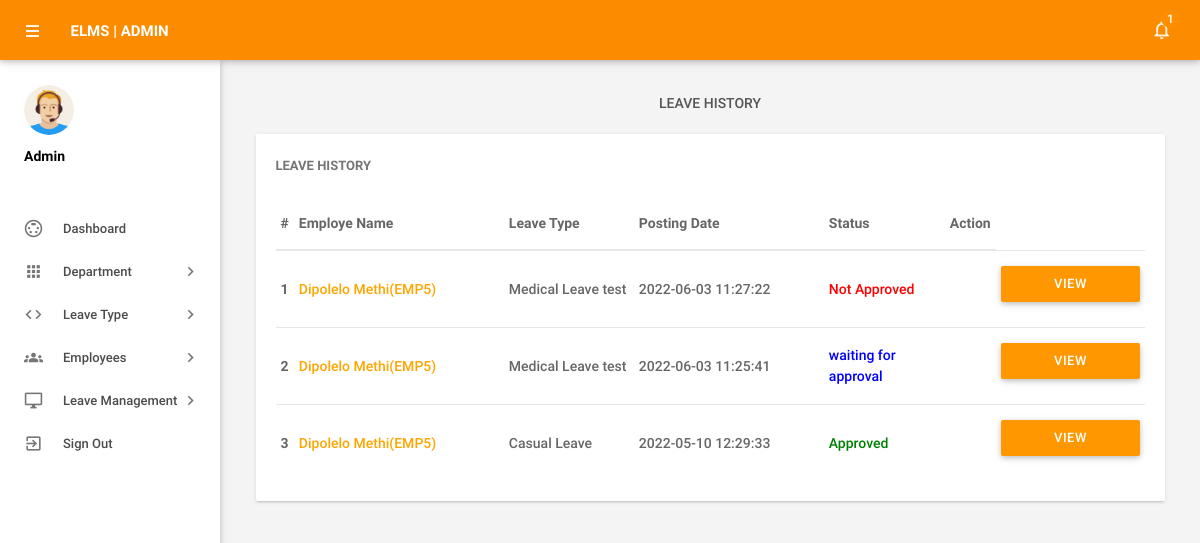
/admin/leaves.php (signed in), run on the app's committed database.
### tables this page shows
CREATE TABLE `leaves` (
  `id` int(11) NOT NULL,
  `LeaveType` varchar(110) NOT NULL,
  `ToDate` varchar(120) NOT NULL,
  `FromDate` varchar(120) NOT NULL,
  `Description` mediumtext NOT NULL,
  `PostingDate` timestamp NOT NULL DEFAULT current_timestamp(),
  `AdminRemark` mediumtext DEFAULT NULL,
  `AdminRemarkDate` varchar(120) DEFAULT NULL,
  `Status` int(1) NOT NULL,
  `IsRead` int(1) NOT NULL,
  `empid` int(11) DEFAULT NULL
);

CREATE TABLE `employees` (
  `id` int(11) NOT NULL,
  `EmpId` varchar(100) NOT NULL,
  `FirstName` varchar(150) NOT NULL,
  `LastName` varchar(150) NOT NULL,
  `EmailId` varchar(200) NOT NULL,
  `Password` varchar(180) NOT NULL,
  `Gender` varchar(100) NOT NULL,
  `Dob` varchar(100) NOT NULL,
  `Department` varchar(255) NOT NULL,
  `Address` varchar(255) NOT NULL,
  `City` varchar(200) NOT NULL,
  `Country` varchar(150) NOT NULL,
  `Phonenumber` char(11) NOT NULL,
  `Status` int(1) NOT NULL,
  `RegDate` timestamp NOT NULL DEFAULT current_timestamp(),
  `RoleID` int(11) NOT NULL
);

### admin/leaves.php (the view, shortened to what this page needs)
<?php
include('includes/config.php');
if(strlen($_SESSION['alogin'])==0)
    {
header('location:index.php');
}
else{
 ?>
<!DOCTYPE html>
<html lang="en">
    <head>
        <link type="text/css" rel="stylesheet" href="../assets/plugins/materialize/css/materialize.min.css"/>
        <link href="../assets/plugins/material-preloader/css/materialPreloader.min.css" rel="stylesheet">
        <link href="../assets/plugins/datatables/css/jquery.dataTables.min.css" rel="stylesheet">
                <link href="../assets/plugins/google-code-prettify/prettify.css" rel="stylesheet" type="text/css"/>
        <link href="../assets/css/alpha.min.css" rel="stylesheet" type="text/css"/>
        <link href="../assets/css/custom.css" rel="stylesheet" type="text/css"/>
    </head>
    <body>
       <?php include('includes/header.php');?>
       <?php include('includes/sidebar.php');?>
            <main class="mn-inner">
                <div class="row">
                    <div class="col s12">
                        <div class="page-title">Leave History</div>
                    </div>
                    <div class="col s12 m12 l12">
                        <div class="card">
                            <div class="card-content">
                                <span class="card-title">Leave History</span>
                                <table id="example" class="display responsive-table ">
                                    <thead>
                                        <tr>
                                            <th>#</th>
                                            <th width="200">Employe Name</th>
                                            <th width="120">Leave Type</th>
                                             <th width="180">Posting Date</th>
                                            <th>Status</th>
                                            <th align="center">Action</th>
                                        </tr>
                                    </thead>
                                    <tbody>
<?php $sql = "SELECT leaves.id as lid,employees.FirstName,employees.LastName,employees.EmpId,employees.id,leaves.LeaveType,leaves.PostingDate,leaves.Status from leaves join employees on leaves.empid=employees.id order by lid desc";
$query = $dbh -> prepare($sql);
$query->execute();
$results=$query->fetchAll(PDO::FETCH_OBJ);
$cnt=1;
if($query->rowCount() > 0)
{
foreach($results as $result)
{
      ?>
                                        <tr>
                                            <td> <b><?php echo htmlentities($cnt);?></b></td>
                                              <td><a href="editemployee.php?empid=<?php echo htmlentities($result->id);?>" target="_blank"><?php echo htmlentities($result->FirstName." ".$result->LastName);?>(<?php echo htmlentities($result->EmpId);?>)</a></td>
                                            <td><?php echo htmlentities($result->LeaveType);?></td>
                                            <td><?php echo htmlentities($result->PostingDate);?></td>
                                                                       <td><?php $stats=$result->Status;
if($stats==1){
                                             ?>
                                                 <span style="color: green">Approved</span>
                                                 <?php } if($stats==2)  { ?>
                                                <span style="color: red">Not Approved</span>
                                                 <?php } if($stats==0)  { ?>
 <span style="color: blue">waiting for approval</span>
 <?php } ?>
                                             </td>
          <td>
           <td><a href="leave-details.php?leaveid=<?php echo htmlentities($result->lid);?>" class="waves-effect waves-light btn orange m-b-xs"  > View Details</a></td>
                                    </tr>
                                         <?php $cnt++;} }?>
                                    </tbody>
                                </table>
                            </div>
                        </div>
                    </div>
                </div>
            </main>
        </div>
        <div class="left-sidebar-hover"></div>
    </body>
</html>
<?php } ?>

### data on the page
leaves: employees.FirstName+LastName "Dipolelo Methi", employees.EmpId "EMP5", LeaveType "Medical Leave test", PostingDate "2022-06-03 11:27:22", Status "Not Approved"
leaves: employees.FirstName+LastName "Dipolelo Methi", employees.EmpId "EMP5", LeaveType "Medical Leave test", PostingDate "2022-06-03 11:25:41", Status "waiting for approval"
leaves: employees.FirstName+LastName "Dipolelo Methi", employees.EmpId "EMP5", LeaveType "Casual Leave", PostingDate "2022-05-10 12:29:33", Status "Approved"

### other printed values
$unreadcount "1"
